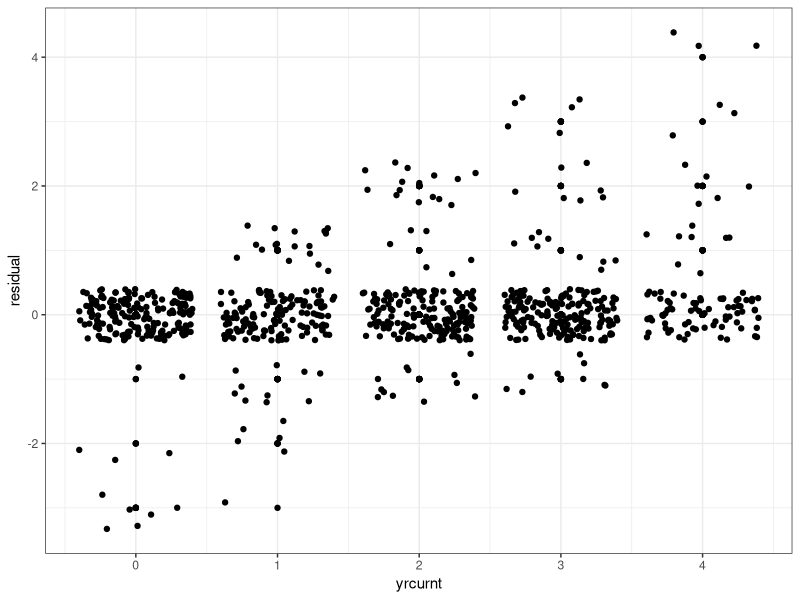

Write the R code that produced this figure.
## ---- chunk 1
library(ggplot2)

main <- read.csv('data/yrcurnt_original_corrected.csv', stringsAsFactors = F)

main$residual <- main$yrcurnt - main$yrcurnt_corrected

ggplot(main, aes(yrcurnt, residual)) + geom_point() + geom_jitter() + theme_bw()
